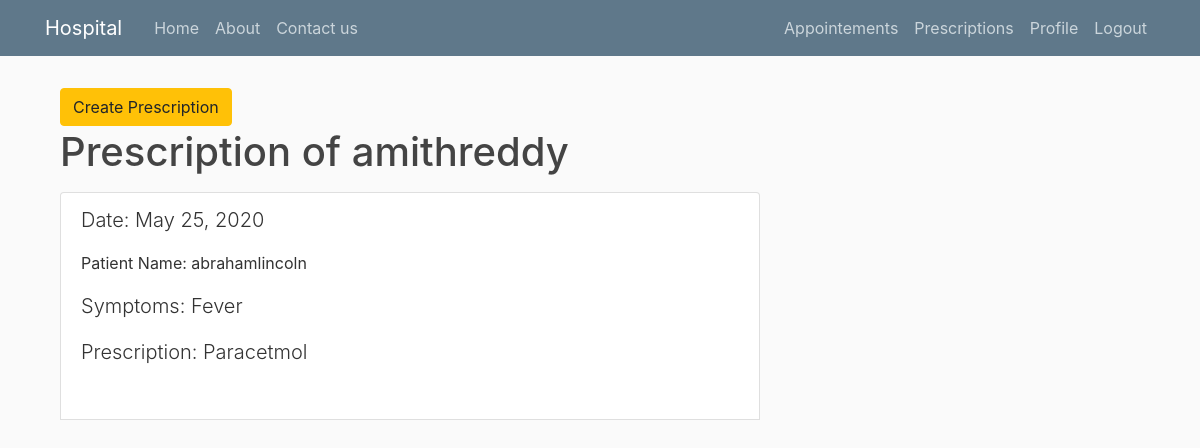
The page /accounts/med-history/doctor/ (signed in) on the database its author committed.
### accounts/models.py (models this page shows, shortened)
class MedicalHistory(models.Model):
    date =models.DateField(auto_now_add = True)
    symptoms= models.TextField()
    doctor_name= models.ForeignKey(User ,related_name='medical_doctor',on_delete=models.CASCADE)
    patient_name=models.ForeignKey(User,related_name='medical_patient',on_delete=models.CASCADE)
    prescription=models.TextField(max_length=1000)
    billed = models.CharField(max_length=10, choices=BILLED,default = 'no')

### accounts/views.py (the view)
# urls.py: path('med-history/<str:type>/',user_views.medical_history,name='medical'),
@login_required
def medical_history(request,type):
    if type== "patient":
        data =MedicalHistory.objects.filter(patient_name=request.user).order_by('-date','-id')
    else:
        data=MedicalHistory.objects.filter(doctor_name=request.user).order_by('-date','-id')
    return render(request,'accounts/medical_history.html',{'data':data,'type':type})

### accounts/templates/accounts/medical_history.html (shortened to what this page needs)
{% extends "accounts/base.html" %}
{% block content %}
    <div class="container">
        {% if data %}
            <h1>{% if type == 'patient' %}
                Medical History of {{user.username}}
                {% else %}
                <a href="{% url 'prescription-create' %}" class="btn btn-warning">Create Prescription</a>
                <p>Prescription of {{user.username}}</p>
                {% endif%}</h1>
            <ul class="list-group">
                {% for i in data %}
                    <li class="list-group-item">
                        <p class="lead">Date: {{i.date}}</p>
                        {% if type == 'patient' %}
                        <p class="lead"> Doctor Name: {{i.doctor_name}}</p>
                        {% else %}
                        <p>Patient Name: {{i.patient_name}}</p>
                        {% endif%}
                        <p class="lead">Symptoms: {{i.symptoms}}</p>
                        <p class="lead">Prescription: {{i.prescription}}</p><br>
                    </li>
                {% endfor %}
            </ul>
        {% else %}
            <h3>No Reports Yet!</h3>
        {% endif %}
    </div>
{% endblock content %}

### accounts/static/accounts/styles.css (style rules this page uses)
body { background: #fafafa; color: #333333; margin-top: 5rem; }
h1, h2, h3, h4, h5, h6 { color: #444444; }
ul { margin: 0; }

### rows shown on the page
MedicalHistory: date "May 25, 2020", patient_name "abrahamlincoln", symptoms "Fever", prescription "Paracetmol"

### other values the page prints
{{ user.username }} "amithreddy"
